Frame 1 (no input): blank canvas, image omitted
Frame 60 (no input): blank canvas, image omitted
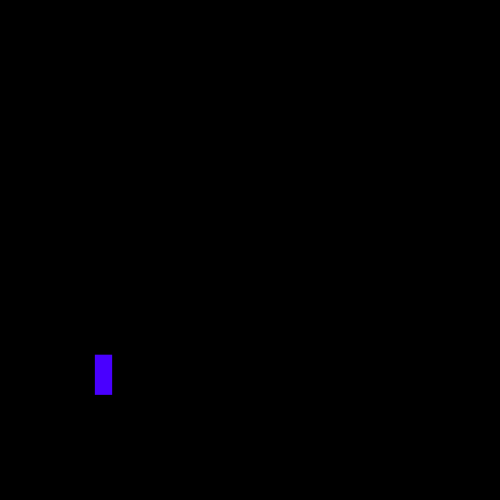
Frame 120 (the mouse pressed at the canvas centre since frame 60)

The p5.js sketch whose frames 1 and 60 were blank and that drew this single picture after the mouse press (run headless with seeded random() and noise() and a simulated clock; from frame 60 on, the mouse is pressed at the canvas centre):

// p5.js sketch
// ── sketch.js
// Declaring variables
var sz = 50;
var hue;
var sat;
var light;
var numRects;

// Here we create an array, which will contain our rectangles
var boxes = [];

function setup(){
   createCanvas(500,500);
   background(0);
   colorMode(HSL);
   rectMode(CENTER);
   noStroke();

   // Initializing color variables
   hue = 360;
   sat = 100;
   light = 50;
}

function draw(){

   // We map the value of numRects to the x postion of the mouse. The further to the right, the more rectangles will be created when mouse is pressed.
   numRects = map(mouseX, 0, width, 1, 10);

}

// mousePressed() is executed every time the mouse is... pressed!
function mousePressed(){
   for (var i = 0; i < numRects; i++){
      // select random color to fill the rectangle
      fill(random(hue), sat, light);
      // "push" the rectangle into the array. By this, we mean store a rectangle object in our boxes array. Like this we will be able to access it and modify it later.
      boxes.push(rect(random(width), random(height), random(sz),random(sz)));
   }
}
